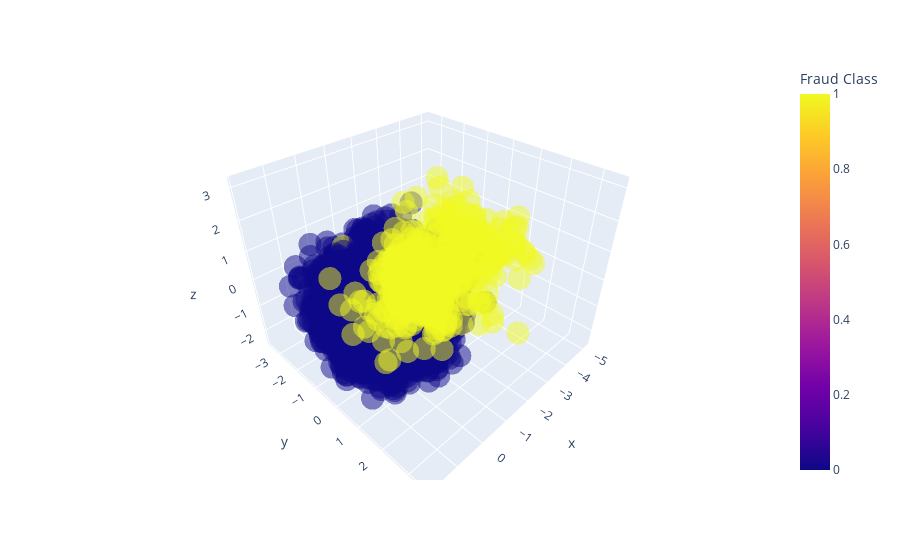

The notebook cell this image was saved under:
### Code cell
# Visualize the latent space representation and look for potential clustering along fraud class

fig = px.scatter_3d(latent_rep, x='x', y='y', z='z',
              color='Fraud Class', opacity=0.5)
fig.show()

### Figure 1 — Plotly figure (JSON) as saved in the notebook; plotly's stock layout.template omitted (floating-point values rounded to 4 significant figures; data arrays with more than 128 entries replaced by an {"elided": "..."} marker saying what was removed)
{"data": [{"hovertemplate": "x=%{x}<br>y=%{y}<br>z=%{z}<br>Fraud Class=%{marker.color}<extra></extra>", "legendgroup": "", "marker": {"color": {"elided": "14708 int values"}, "coloraxis": "coloraxis", "opacity": 0.5, "symbol": "circle"}, "mode": "markers", "name": "", "scene": "scene", "showlegend": false, "type": "scatter3d", "x": {"elided": "14708 float values"}, "y": {"elided": "14708 float values"}, "z": {"elided": "14708 float values"}}], "layout": {"coloraxis": {"colorbar": {"title": {"text": "Fraud Class"}}, "colorscale": [[0, "#0d0887"], [0.1111, "#46039f"], [0.2222, "#7201a8"], [0.3333, "#9c179e"], [0.4444, "#bd3786"], [0.5556, "#d8576b"], [0.6667, "#ed7953"], [0.7778, "#fb9f3a"], [0.8889, "#fdca26"], [1, "#f0f921"]]}, "legend": {"tracegroupgap": 0}, "margin": {"t": 60}, "scene": {"domain": {"x": [0, 1], "y": [0, 1]}, "xaxis": {"title": {"text": "x"}}, "yaxis": {"title": {"text": "y"}}, "zaxis": {"title": {"text": "z"}}}}}
